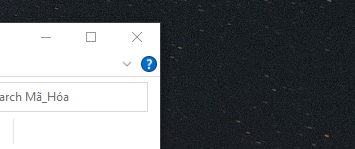
#> input picture decode_encode/1.png, 355 x 149 px
$ python encode.py
#> lines starting #> are read from the running program, lines starting #| are printed output that depends on the picture
### decode_encode/function_support.py
import numpy as np
import random
import base64
import os
from os import path
import cv2

BIT_NUMBER = 10

from datetime import datetime

def getRandomFileName(fileName):
	return f"{fileName}_%s" % (datetime.now().strftime("%Y%m%d%H%M%S"))

# tìm ước chung lớn nhất sử dụng thậ euclid mở rộn
# [19 lines left out: function GCD, not called in this run]


# Miller_Rabin
_mrpt_num_trials = 5


# [41 lines left out: functions is_probable_prime, check_prime, not called in this run]


# tính n = p*q
def calculate_n(p, q):
    return p * q


# tính phi_n = (p-1) * (q -1)
def calculate_phi_n(p, q):
    return (p - 1) * (q - 1)


# sử dụng Miller để check prime
# [30 lines left out: functions create_Prime, create_p_and_q, publicKey_privateKey, not called in this run]


# pow mod
def powermod(x, e, n):
    y = e
    res = 1
    x = x % int(n)
    if x == 0:
        return x
    while y > 0:
        if (y & 1) == 1:
            res = int((res * x) % n)
        y = y >> 1
        x = int((int(x) * int(x)) % n)
    return res


# ghi file key
# [15 lines left out: function create_write_key, not called in this run]


def read_file(filename):
#> called with filename = 'rsa_pub.txt'
    with open(filename, "r") as f:
#> (reads decode_encode/rsa_pub.txt from the repository)
        data = f.read()
    return data


# ma hoa vì mã màu tối đa là 255 nên file save_quotient sẽ chưa thương của phần tử sau khi được mã hóa RSA.
def Encrypted(
    pathImage,
    e=None,
    n=None,
    path_pbKey=None,
    save_imageEncrypted="encode_img.png",
    save_quotient="quotient.txt",
):
    if not path_pbKey and not e and not n:
        raise Exception("Public key is missing")
    # e, n directly passed into function has more priority than text file
    if path_pbKey and not e and not n:
        public_key = read_file(path_pbKey)
        n, e = map(int, public_key.split(" "))

    if not e or not n and not path_pbKey:
        raise Exception("Public key is missing.")

    if not os.path.exists(pathImage):
        raise Exception('Image path is not exist')

    img = cv2.imread(pathImage)
#> img is the input picture: shape (149, 355, 3); mean B, G, R 117.4, 114.6, 111.5

    f = open(save_quotient, "w")
    for i in range(3):
        for j in range(img.shape[0]):
            for l in range(img.shape[1]):
                tem = img[j, l, i]
                du1 = powermod(tem, e, n)
                du2 = powermod(du1, 1, 256)
                thuong = int(du1 / 256)
                img[j, l, i] = du2
                f.write(str(thuong) + " ")
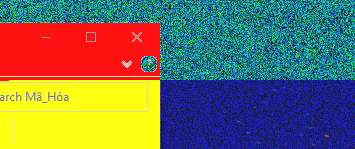
#> img: shape (149, 355, 3); mean B, G, R 91.9, 111.4, 111.5
    f.close()
    cv2.imwrite(save_imageEncrypted, img)
    return img


# [36 lines left out: function Decrypted, not called in this run]

### decode_encode/encode.py
from function_support import *

save_file = "Encrypt.png"
pathImage = "1.png"
quotient = "quotient.txt"
if __name__ == "__main__":
#> (the run stopped early here; a loop or call above may not have finished)
